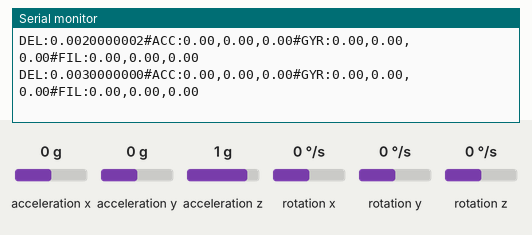
A sketch run on a simulated Arduino Uno, built with avr-gcc and run on an emulated ATmega328P. Parts: the last lines printed to the serial monitor. Wiring (inferred from the names in the program): MPU-6050 motion sensor at I2C address 0x68. The test bench sets the inputs (shaded band); at power-on: acceleration x 0 g, acceleration y 0 g, acceleration z 1 g, rotation x 0 °/s, rotation y 0 °/s, rotation z 0 °/s.

Above: at 2.2 s.
2.3 s: acceleration x set to -1.4 g
At 2.34 s:
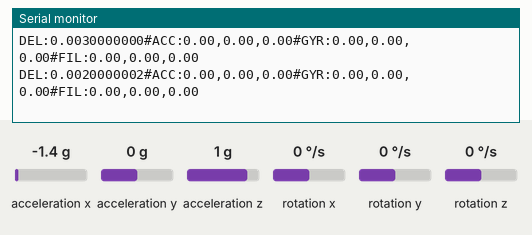
5.3 s: acceleration y set to -1.4 g
At 5.34 s:
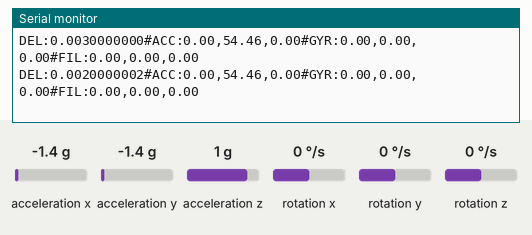
8.3 s: acceleration x set to 0 g
At 8.34 s:
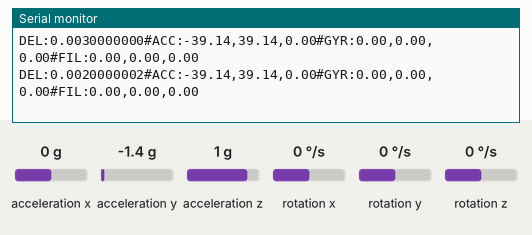
11.3 s: acceleration y set to 0 g
At 11.3 s:
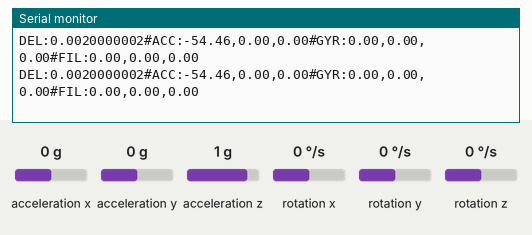
14.3 s: acceleration z set to 0 g
At 14.43 s:
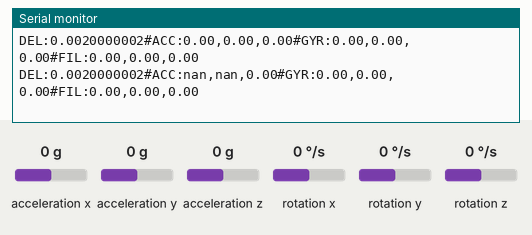
16.0 s: acceleration x set to -0.8 g
At 16.02 s:
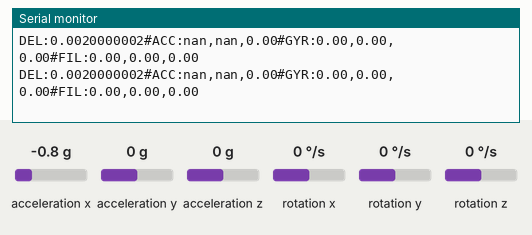
Timing chart, 0 to 19.0 s (numbered marks = the images above; inputs shaded):
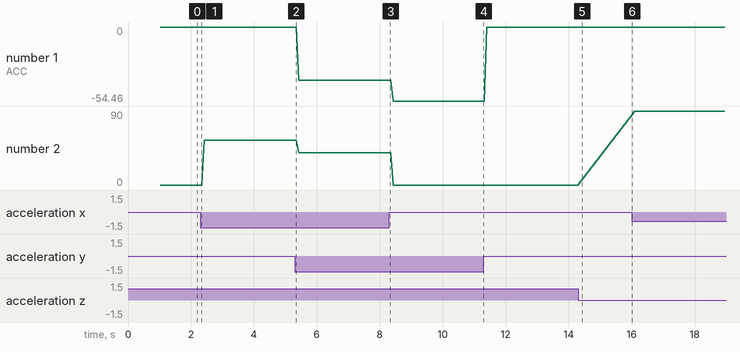

Measured:
- after the input at 14.3 s, the serial monitor: prints a new line after 0.06 s (image 5)
- plotted number 1: 0 → -39.14 after the input at 5.3 s, -39.14 → -54.46 after the input at 8.3 s
- plotted number 2: 0 → 54.46 after the input at 2.3 s, 54.46 → 39.14 after the input at 5.3 s, 0 → 90 after the input at 16.0 s

The sketch:

4.MPU_6050_AccAngle.ino
```cpp
#include <Wire.h>

//MPU 기본 데이터를 받기위한 변수 선언
const int MPU_addr=0x68;
int16_t AcX,AcY,AcZ,Tmp,GyX,GyY,GyZ;

void setup() {
  initMPU6050();
  Serial.begin(9600);
  calibAccelGyro();
  initDT();
}

void loop() {
  readAccelGyro();
  calcDT();
  calcAccelYPR();

  static int cnt;
  cnt++;
  if(cnt%2==0)
    SendDataToProcessing();
}

//MPU 초기화 루틴
void initMPU6050()
{
  Wire.begin();
  Wire.beginTransmission(MPU_addr);
  Wire.write(0x6B);
  Wire.write(0);
  Wire.endTransmission(true);
}

// 가속소 자이로 센서의 raw data를 읽는 루틴
void readAccelGyro()
{
  Wire.beginTransmission(MPU_addr);
  Wire.write(0x3B);
  Wire.endTransmission(false);
  Wire.requestFrom(MPU_addr,14,true);
  AcX=Wire.read() << 8 | Wire.read();
  AcY=Wire.read() << 8 | Wire.read();
  AcZ=Wire.read() << 8 | Wire.read();
  Tmp=Wire.read() << 8 | Wire.read();
  GyX=Wire.read() << 8 | Wire.read();
  GyY=Wire.read() << 8 | Wire.read();
  GyZ=Wire.read() << 8 | Wire.read();
}

// 변수명 선언
float dt;
float accel_angle_x, accel_angle_y, accel_angle_z;
float gyro_angle_x, gyro_angle_y, gyro_angle_z;
float filtered_angle_x, filtered_angle_y, filtered_angle_z;
float baseAcX, baseAcY, baseAcZ;
float baseGyX, baseGyY, baseGyZ;

// Processing으로 데이터를 보내는 루틴
void SendDataToProcessing()
{
  Serial.print(F("DEL:"));
  Serial.print(dt,DEC);
  Serial.print(F("#ACC:"));
  Serial.print(accel_angle_x,2);
  Serial.print(F(","));
  Serial.print(accel_angle_y,2);
  Serial.print(F(","));
  Serial.print(accel_angle_z,2);
  Serial.print(F("#GYR:"));
  Serial.print(gyro_angle_x,2);
  Serial.print(F(","));
  Serial.print(gyro_angle_y,2);
  Serial.print(F(","));
  Serial.print(gyro_angle_z,2);
  Serial.print(F("#FIL:"));
  Serial.print(filtered_angle_x,2);
  Serial.print(F(","));
  Serial.print(filtered_angle_y,2);
  Serial.print(F(","));
  Serial.print(filtered_angle_z,2);
  Serial.println(F(""));
  delay(5);
}

// 센서들의 기본값들의 평균을 구하는 루틴
void calibAccelGyro()
{
  float sumAcX = 0, sumAcY = 0, sumAcZ = 0;
  float sumGyX = 0, sumGyY = 0, sumGyZ = 0;

  // 가속도 자이로 센서를 읽어드림
  readAccelGyro();

  //읽은 값을 토대로 평균값을 구하기
  // 우선 초기 10개의 데이터를 읽어 그 합을 구함
  for(int i=0; i<10; i++)
  {
    //readAccelGyro()로 데이터를 읽어 sumAcX, sumGyX 등에
    //초기 base 가속도, 자이로 값을 합하기
    // Hint A += a > A = A + a를 사용
    // 읽은 가속도 값 : AcX, AcY, AcZ
    // 읽은 자이로 값 : GyX, GyY, GyZ

    readAccelGyro();
    sumAcX += AcX; sumAcY += AcY; sumAcZ += AcZ;
    sumGyX += GyX; sumGyY += GyY; sumGyZ += GyZ;

    delay(100);
  }

  // 가속도계, 자이로 값의 합의 평균을 구하는 과정
  // baseAcX, baseAcY, baseAcZ, baseGyX, baseGyY, baseGyZ
  // 읽은 데이터는 총 10개
  // Hint 나누기 연산자는 "/"
  baseAcX = sumAcX / 10;
  baseAcY = sumAcY / 10;
  baseAcZ = sumAcZ / 10;

  baseGyX = sumGyX / 10;
  baseGyY = sumGyY / 10;
  baseGyZ = sumGyZ / 10;
}

// 시간 측정용 변수 선언
unsigned long t_now;
unsigned long t_prev;

//시간 초기화 루틴
void initDT()
{
  t_prev = millis();
}

// loop를 한 번 돌 때마다의 시간을 측정하는 루틴
void calcDT()
{
  // millis 함수를 사용
  // t_now와 t_prev를 사용하여 dt 구하기
  // 시간 단위는 ms이므로 sec 단위로 바꾸는 과정 필요
  t_now=millis();
  dt=(t_now-t_prev)/1000.0;
  t_prev=t_now;
}

//가속도계 값을 이용한 자세를 구하는 루틴
void calcAccelYPR()
{
  // 각 축에 대한 가속도 값 저장 변수 선언
  float accel_x, accel_y, accel_z;
  float accel_xz, accel_yz;
  //Radian to Degree 상수 선언
  const float R2D = 180 / 3.14159;

  // 각 축의 가속도값 보정
  accel_x=AcX-baseAcX;
  accel_y=AcY-baseAcY;
  accel_z=AcZ-(16384-baseAcZ);

  // accel_angle_x,y,z를 구하는 과정 ( Degree 단위 )
  // sqrt, pow, atan 함수를 사용하여 계산
  // sqrt(2) = 루트 2
  // pow(3,2) = 3^2
  // atan(1/1) = 45*pi/180 rad
  accel_yz = sqrt(pow(accel_y, 2)+pow(accel_z,2));
  accel_angle_y = atan(-accel_x / accel_yz)*R2D;

  accel_xz = sqrt(pow(accel_x,2)+pow(accel_z,2));
  accel_angle_x = atan(accel_y / accel_xz)*R2D;

  accel_angle_z = 0;
}
```
